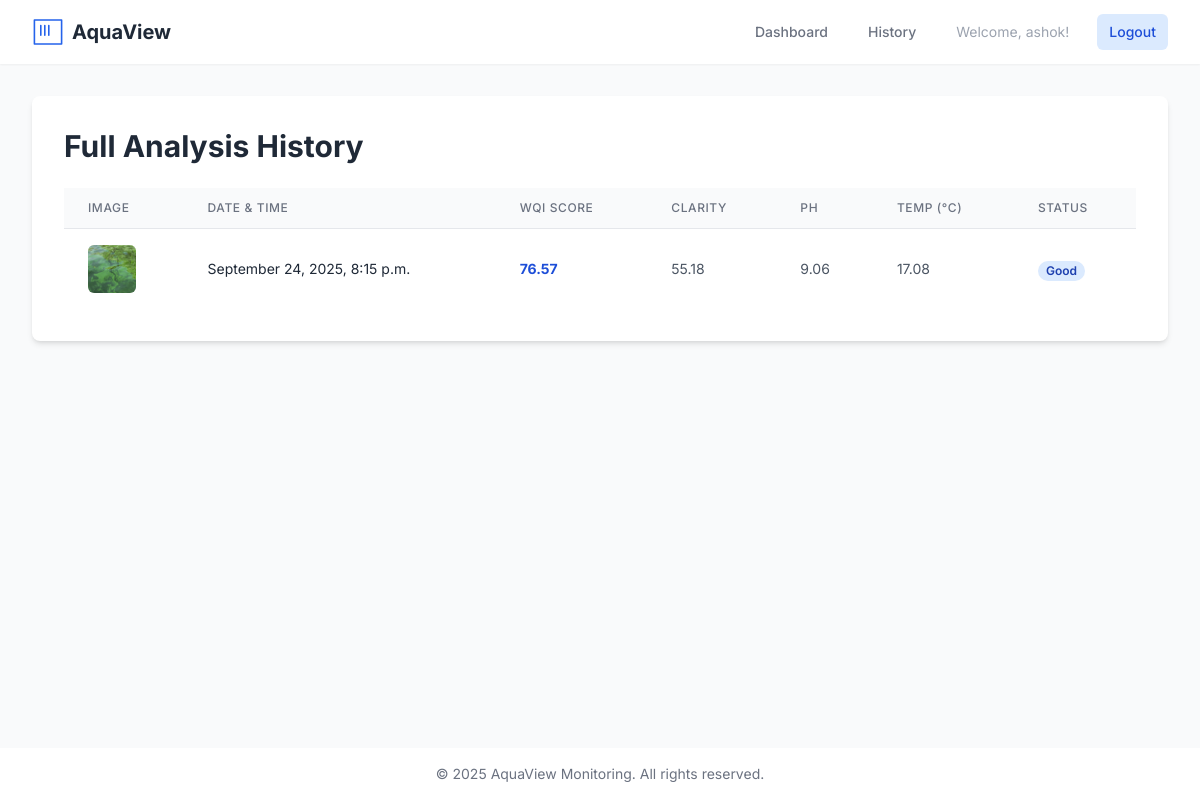
Page /history/ (signed in) on the committed database.
### app/models.py (models this page shows, shortened)
class AnalysisResult(models.Model):
    user = models.ForeignKey(User, on_delete=models.CASCADE)
    image = models.ImageField(upload_to='water_samples/')
    timestamp = models.DateTimeField(auto_now_add=True)
    wqi_score = models.FloatField()
    clarity_score = models.FloatField()
    avg_color_bgr = models.CharField(max_length=50) # Stored as "b,g,r"
    ph = models.FloatField(null=True, blank=True)
    temperature = models.FloatField(null=True, blank=True)
    dissolved_oxygen = models.FloatField(null=True, blank=True)
    turbidity = models.FloatField(null=True, blank=True)
    class Meta:
        ordering = ['-timestamp']

### app/views.py (the view)
# urls.py: path('history/', views.history_view, name='history'),
@login_required
def history_view(request):
    all_analyses = AnalysisResult.objects.filter(user=request.user)
    context = {'analyses': all_analyses}
    return render(request, 'app/history.html', context)

### app/templates/app/history.html
{% extends 'app/base.html' %}
{% block content %}
<div class="bg-white p-6 sm:p-8 rounded-lg shadow-md">
    <h1 class="text-3xl font-bold text-gray-800 mb-6">Full Analysis History</h1>
    <div class="overflow-x-auto">
        <table class="min-w-full divide-y divide-gray-200">
            <thead class="bg-gray-50">
                <tr>
                    <th class="px-6 py-3 text-left text-xs font-medium text-gray-500 uppercase tracking-wider">Image</th>
                    <th class="px-6 py-3 text-left text-xs font-medium text-gray-500 uppercase tracking-wider">Date & Time</th>
                    <th class="px-6 py-3 text-left text-xs font-medium text-gray-500 uppercase tracking-wider">WQI Score</th>
                    <th class="px-6 py-3 text-left text-xs font-medium text-gray-500 uppercase tracking-wider">Clarity</th>
                    <th class="px-6 py-3 text-left text-xs font-medium text-gray-500 uppercase tracking-wider">pH</th>
                    <th class="px-6 py-3 text-left text-xs font-medium text-gray-500 uppercase tracking-wider">Temp (°C)</th>
                    <th class="px-6 py-3 text-left text-xs font-medium text-gray-500 uppercase tracking-wider">Status</th>
                </tr>
            </thead>
            <tbody class="bg-white divide-y divide-gray-200">
                {% for analysis in analyses %}
                <tr>
                    <td class="px-6 py-4 whitespace-nowrap">
                        <img src="{{ analysis.image.url }}" alt="Sample" class="h-12 w-12 object-cover rounded-md">
                    </td>
                    <td class="px-6 py-4 whitespace-nowrap text-sm text-gray-800">{{ analysis.timestamp|date:"F d, Y, P" }}</td>
                    <td class="px-6 py-4 whitespace-nowrap text-sm font-bold text-blue-700">{{ analysis.wqi_score|floatformat:2 }}</td>
                    <td class="px-6 py-4 whitespace-nowrap text-sm text-gray-600">{{ analysis.clarity_score|floatformat:2 }}</td>
                    <td class="px-6 py-4 whitespace-nowrap text-sm text-gray-600">{{ analysis.ph|floatformat:2 }}</td>
                    <td class="px-6 py-4 whitespace-nowrap text-sm text-gray-600">{{ analysis.temperature|floatformat:2 }}</td>
                    <td class="px-6 py-4 whitespace-nowrap">
                        {% if analysis.wqi_score >= 85 %}
                        <span class="px-2 inline-flex text-xs leading-5 font-semibold rounded-full bg-green-100 text-green-800">Excellent</span>
                        {% elif analysis.wqi_score >= 70 %}
                        <span class="px-2 inline-flex text-xs leading-5 font-semibold rounded-full bg-blue-100 text-blue-800">Good</span>
                        {% elif analysis.wqi_score >= 50 %}
                        <span class="px-2 inline-flex text-xs leading-5 font-semibold rounded-full bg-yellow-100 text-yellow-800">Fair</span>
                        {% else %}
                        <span class="px-2 inline-flex text-xs leading-5 font-semibold rounded-full bg-red-100 text-red-800">Poor</span>
                        {% endif %}
                    </td>
                </tr>
                {% empty %}
                <tr>
                    <td colspan="7" class="text-center py-8 text-gray-500">You have not performed any analyses yet.</td>
                </tr>
                {% endfor %}
            </tbody>
        </table>
    </div>
</div>
{% endblock %}

### app/templates/app/base.html (shortened to what this page needs)
<!DOCTYPE html>
<html lang="en" class="h-full bg-gray-50">
<head>
    <script src="https://cdn.tailwindcss.com"></script>
</head>
<body class="h-full flex flex-col">
    <nav class="bg-white shadow-sm sticky top-0 z-50">
        <div class="max-w-7xl mx-auto px-4 sm:px-6 lg:px-8">
            <div class="flex justify-between items-center h-16">
                <div class="flex-shrink-0">
                    <a href="{% url 'home' %}" class="flex items-center space-x-2">
                        <span class="text-xl font-bold text-gray-800">AquaView</span>
                    </a>
                </div>
                <div class="hidden md:block">
                    <div class="ml-10 flex items-baseline space-x-4">
                        <a href="{% url 'home' %}" class="text-gray-500 hover:bg-gray-100 hover:text-gray-900 px-3 py-2 rounded-md text-sm font-medium">Dashboard</a>
                        {% if user.is_authenticated %}
                        <a href="{% url 'history' %}" class="text-gray-500 hover:bg-gray-100 hover:text-gray-900 px-3 py-2 rounded-md text-sm font-medium">History</a>
                        <span class="text-gray-400 px-3 py-2 text-sm">Welcome, {{ user.username }}!</span>
                        <a href="{% url 'logout' %}" class="bg-blue-100 text-blue-700 hover:bg-blue-200 px-3 py-2 rounded-md text-sm font-medium">Logout</a>
                        {% else %}
                        <a href="{% url 'login' %}" class="text-gray-500 hover:bg-gray-100 hover:text-gray-900 px-3 py-2 rounded-md text-sm font-medium">Login</a>
                        <a href="{% url 'register' %}" class="bg-blue-600 text-white hover:bg-blue-700 px-3 py-2 rounded-md text-sm font-medium">Sign Up</a>
                        {% endif %}
                    </div>
                </div>
            </div>
        </div>
    </nav>
    <main class="flex-grow">
        <div class="max-w-7xl mx-auto py-8 px-4 sm:px-6 lg:px-8">
            {% block content %}{% endblock %}
        </div>
    </main>
    <footer class="bg-white">
        <div class="max-w-7xl mx-auto py-4 px-4 sm:px-6 lg:px-8 text-center text-sm text-gray-500">
            &copy; {% now "Y" %} AquaView Monitoring. All rights reserved.
        </div>
    </footer>
</body>
</html>

### app/templates/app/base.html (style rules this page uses)
body { font-family: 'Inter', sans-serif; }

### rows in the picture
AnalysisResult: image (picture), timestamp "September 24, 2025, 8:15 p.m.", wqi_score "76.57", clarity_score "55.18", ph "9.06", temperature "17.08", shows "Good"

### other values in the picture
{{ user.username }} "ashok"
